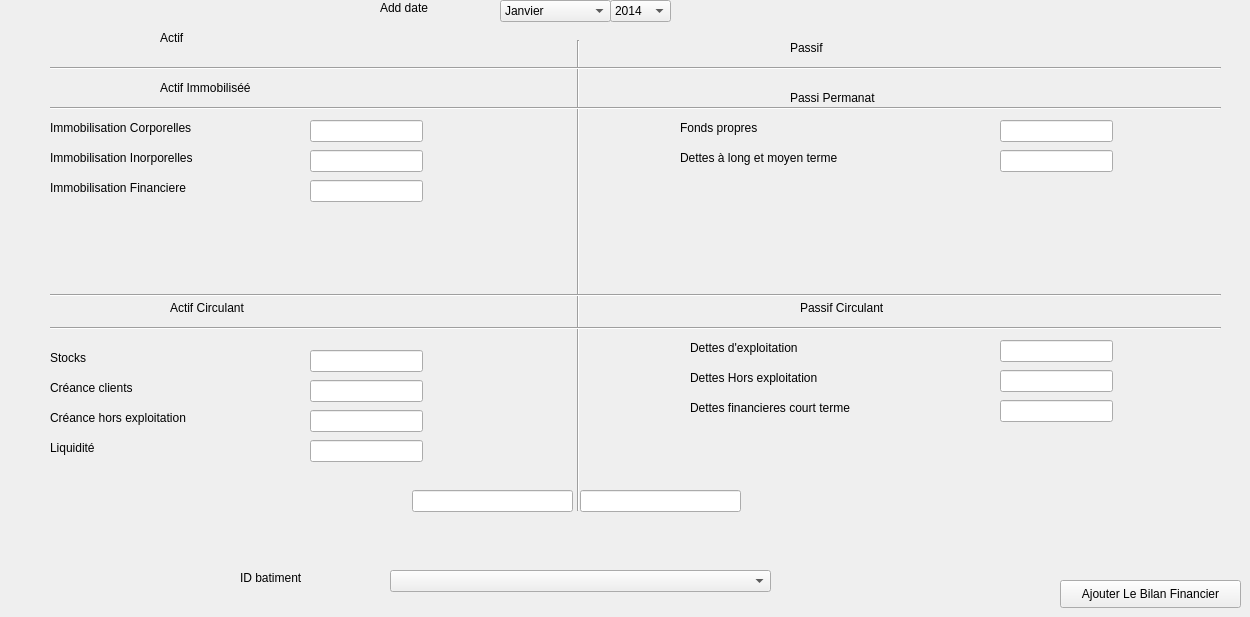
     <widget class="QWidget" name="finacial">
      <attribute name="title">
       <string>Add Finanial Balance</string>
      </attribute>
      <widget class="QComboBox" name="CBaddmounth">
       <property name="geometry">
        <rect>
         <x>500</x>
         <y>0</y>
         <width>111</width>
         <height>22</height>
        </rect>
       </property>
       <item>
        <property name="text">
         <string>Janvier</string>
        </property>
       </item>
       <item>
        <property name="text">
         <string>Fevrier</string>
        </property>
       </item>
       <item>
        <property name="text">
         <string>Mars</string>
        </property>
       </item>
       <item>
        <property name="text">
         <string>Avril</string>
        </property>
       </item>
       <item>
        <property name="text">
         <string>Mai</string>
        </property>
       </item>
       <item>
        <property name="text">
         <string>Juin</string>
        </property>
       </item>
       <item>
        <property name="text">
         <string>Juillet</string>
        </property>
       </item>
       <item>
        <property name="text">
         <string>Aout</string>
        </property>
       </item>
       <item>
        <property name="text">
         <string>Septembre</string>
        </property>
       </item>
       <item>
        <property name="text">
         <string>Octobre</string>
        </property>
       </item>
       <item>
        <property name="text">
         <string>Novembre</string>
        </property>
       </item>
       <item>
        <property name="text">
         <string>Decembre</string>
        </property>
       </item>
      </widget>
      <widget class="QComboBox" name="CBaddyear">
       <property name="geometry">
        <rect>
         <x>610</x>
         <y>0</y>
         <width>61</width>
         <height>22</height>
        </rect>
       </property>
       <item>
        <property name="text">
         <string>2014</string>
        </property>
       </item>
       <item>
        <property name="text">
         <string>2015</string>
        </property>
       </item>
       <item>
        <property name="text">
         <string>2016</string>
        </property>
       </item>
       <item>
        <property name="text">
         <string>2017</string>
        </property>
       </item>
       <item>
        <property name="text">
         <string>2018</string>
        </property>
       </item>
       <item>
        <property name="text">
         <string>2019</string>
        </property>
       </item>
       <item>
        <property name="text">
         <string>2020</string>
        </property>
       </item>
      </widget>
      <widget class="QLabel" name="label_54">
       <property name="geometry">
        <rect>
         <x>380</x>
         <y>0</y>
         <width>91</width>
         <height>16</height>
        </rect>
       </property>
       <property name="text">
        <string>Add date</string>
       </property>
      </widget>
      <widget class="QLabel" name="label_77">
       <property name="geometry">
        <rect>
         <x>50</x>
         <y>120</y>
         <width>161</width>
         <height>16</height>
        </rect>
       </property>
       <property name="text">
        <string>Immobilisation Corporelles</string>
       </property>
      </widget>
      <widget class="QLineEdit" name="LEimmobilisationcorp">
       <property name="geometry">
        <rect>
         <x>310</x>
         <y>120</y>
         <width>113</width>
         <height>22</height>
        </rect>
       </property>
      </widget>
      <widget class="QLabel" name="label_86">
       <property name="geometry">
        <rect>
         <x>50</x>
         <y>150</y>
         <width>191</width>
         <height>16</height>
        </rect>
       </property>
       <property name="text">
        <string>Immobilisation Inorporelles</string>
       </property>
      </widget>
      <widget class="QLineEdit" name="LEimmobilisationincorp">
       <property name="geometry">
        <rect>
         <x>310</x>
         <y>150</y>
         <width>113</width>
         <height>22</height>
        </rect>
       </property>
      </widget>
      <widget class="QLabel" name="label_87">
       <property name="geometry">
        <rect>
         <x>50</x>
         <y>180</y>
         <width>191</width>
         <height>16</height>
        </rect>
       </property>
       <property name="text">
        <string>Immobilisation Financiere</string>
       </property>
      </widget>
      <widget class="QLineEdit" name="LEimmobilisationfinanciere">
       <property name="geometry">
        <rect>
         <x>310</x>
         <y>180</y>
         <width>113</width>
         <height>22</height>
        </rect>
       </property>
      </widget>
      <widget class="QLabel" name="label_88">
       <property name="geometry">
        <rect>
         <x>50</x>
         <y>350</y>
         <width>101</width>
         <height>16</height>
        </rect>
       </property>
       <property name="text">
        <string>Stocks</string>
       </property>
      </widget>
      <widget class="QLineEdit" name="LEstocks">
       <property name="geometry">
        <rect>
         <x>310</x>
         <y>350</y>
         <width>113</width>
         <height>22</height>
        </rect>
       </property>
      </widget>
      <widget class="QLabel" name="label_89">
       <property name="geometry">
        <rect>
         <x>50</x>
         <y>410</y>
         <width>171</width>
         <height>16</height>
        </rect>
       </property>
       <property name="text">
        <string>Créance hors exploitation</string>
       </property>
      </widget>
      <widget class="QLineEdit" name="LEcreanceclient">
       <property name="geometry">
        <rect>
         <x>310</x>
         <y>380</y>
         <width>113</width>
         <height>22</height>
        </rect>
       </property>
      </widget>
      <widget class="QLineEdit" name="LEcreancehorsexp">
       <property name="geometry">
        <rect>
         <x>310</x>
         <y>410</y>
         <width>113</width>
         <height>22</height>
        </rect>
       </property>
      </widget>
      <widget class="QLabel" name="label_90">
       <property name="geometry">
        <rect>
         <x>50</x>
         <y>440</y>
         <width>101</width>
         <height>16</height>
        </rect>
       </property>
       <property name="text">
        <string>Liquidité</string>
       </property>
      </widget>
      <widget class="QLineEdit" name="LEliquidit">
       <property name="geometry">
        <rect>
         <x>310</x>
         <y>440</y>
         <width>113</width>
         <height>22</height>
        </rect>
       </property>
      </widget>
      <widget class="QLabel" name="label_91">
       <property name="geometry">
        <rect>
         <x>680</x>
         <y>120</y>
         <width>101</width>
         <height>16</height>
        </rect>
       </property>
       <property name="text">
        <string>Fonds propres</string>
       </property>
      </widget>
      <widget class="QLineEdit" name="LEfonds">
       <property name="geometry">
        <rect>
         <x>1000</x>
         <y>120</y>
         <width>113</width>
         <height>22</height>
        </rect>
       </property>
      </widget>
      <widget class="QLabel" name="label_92">
       <property name="geometry">
        <rect>
         <x>680</x>
         <y>150</y>
         <width>191</width>
         <height>16</height>
        </rect>
       </property>
       <property name="text">
        <string>Dettes à long et moyen terme</string>
       </property>
      </widget>
      <widget class="QLineEdit" name="LEdettesalongterme">
       <property name="geometry">
        <rect>
         <x>1000</x>
         <y>150</y>
         <width>113</width>
         <height>22</height>
        </rect>
       </property>
      </widget>
      <widget class="QLabel" name="label_93">
       <property name="geometry">
        <rect>
         <x>690</x>
         <y>340</y>
         <width>211</width>
         <height>16</height>
        </rect>
       </property>
       <property name="text">
        <string>Dettes d'exploitation</string>
       </property>
      </widget>
      <widget class="QLineEdit" name="LEdettesexp">
       <property name="geometry">
        <rect>
         <x>1000</x>
         <y>340</y>
         <width>113</width>
         <height>22</height>
        </rect>
       </property>
      </widget>
      <widget class="QLabel" name="label_94">
       <property name="geometry">
        <rect>
         <x>690</x>
         <y>370</y>
         <width>201</width>
         <height>16</height>
        </rect>
       </property>
       <property name="text">
        <string>Dettes Hors exploitation</string>
       </property>
      </widget>
      <widget class="QLineEdit" name="LEdetteshorsexp">
       <property name="geometry">
        <rect>
         <x>1000</x>
         <y>370</y>
         <width>113</width>
         <height>22</height>
        </rect>
       </property>
      </widget>
      <widget class="QLabel" name="label_95">
       <property name="geometry">
        <rect>
         <x>690</x>
         <y>400</y>
         <width>211</width>
         <height>16</height>
        </rect>
       </property>
       <property name="text">
        <string>Dettes financieres court terme</string>
       </property>
      </widget>
      <widget class="QLineEdit" name="LEdettefinanciere">
       <property name="geometry">
        <rect>
         <x>1000</x>
         <y>400</y>
         <width>113</width>
         <height>22</height>
        </rect>
       </property>
      </widget>
      <widget class="QPushButton" name="PBaddFB">
       <property name="geometry">
        <rect>
         <x>1060</x>
         <y>580</y>
         <width>181</width>
         <height>28</height>
        </rect>
       </property>
       <property name="text">
        <string>Ajouter Le Bilan Financier</string>
       </property>
      </widget>
      <widget class="QLabel" name="label_96">
       <property name="geometry">
        <rect>
         <x>160</x>
         <y>80</y>
         <width>181</width>
         <height>16</height>
        </rect>
       </property>
       <property name="text">
        <string>Actif Immobiliséé</string>
       </property>
      </widget>
      <widget class="QLabel" name="label_97">
       <property name="geometry">
        <rect>
         <x>790</x>
         <y>90</y>
         <width>151</width>
         <height>16</height>
        </rect>
       </property>
       <property name="text">
        <string>Passi Permanat</string>
       </property>
      </widget>
      <widget class="QLabel" name="label_98">
       <property name="geometry">
        <rect>
         <x>800</x>
         <y>300</y>
         <width>91</width>
         <height>16</height>
        </rect>
       </property>
       <property name="text">
        <string>Passif Circulant</string>
       </property>
      </widget>
      <widget class="QLabel" name="label_99">
       <property name="geometry">
        <rect>
         <x>170</x>
         <y>300</y>
         <width>151</width>
         <height>16</height>
        </rect>
       </property>
       <property name="text">
        <string>Actif Circulant</string>
       </property>
      </widget>
      <widget class="QLabel" name="label_100">
       <property name="geometry">
        <rect>
         <x>790</x>
         <y>40</y>
         <width>55</width>
         <height>16</height>
        </rect>
       </property>
       <property name="text">
        <string>Passif</string>
       </property>
      </widget>
      <widget class="QLabel" name="label_101">
       <property name="geometry">
        <rect>
         <x>160</x>
         <y>30</y>
         <width>55</width>
         <height>16</height>
        </rect>
       </property>
       <property name="text">
        <string>Actif</string>
       </property>
      </widget>
      <widget class="Line" name="line_6">
       <property name="geometry">
        <rect>
         <x>553</x>
         <y>40</y>
         <width>51</width>
         <height>471</height>
        </rect>
       </property>
       <property name="orientation">
        <enum>Qt::Vertical</enum>
       </property>
      </widget>
      <widget class="Line" name="line_7">
       <property name="geometry">
        <rect>
         <x>50</x>
         <y>60</y>
         <width>1171</width>
         <height>16</height>
        </rect>
       </property>
       <property name="orientation">
        <enum>Qt::Horizontal</enum>
       </property>
      </widget>
      <widget class="Line" name="line_8">
       <property name="geometry">
        <rect>
         <x>50</x>
         <y>100</y>
         <width>1171</width>
         <height>16</height>
        </rect>
       </property>
       <property name="orientation">
        <enum>Qt::Horizontal</enum>
       </property>
      </widget>
      <widget class="Line" name="line_9">
       <property name="geometry">
        <rect>
         <x>50</x>
         <y>280</y>
         <width>1171</width>
         <height>31</height>
        </rect>
       </property>
       <property name="orientation">
        <enum>Qt::Horizontal</enum>
       </property>
      </widget>
      <widget class="Line" name="line_10">
       <property name="geometry">
        <rect>
         <x>50</x>
         <y>320</y>
         <width>1171</width>
         <height>16</height>
        </rect>
       </property>
       <property name="orientation">
        <enum>Qt::Horizontal</enum>
       </property>
      </widget>
      <widget class="QLabel" name="label_102">
       <property name="geometry">
        <rect>
         <x>50</x>
         <y>380</y>
         <width>101</width>
         <height>16</height>
        </rect>
       </property>
       <property name="text">
        <string>Créance clients</string>
       </property>
      </widget>
      <widget class="QComboBox" name="cbidbatiment">
       <property name="geometry">
        <rect>
         <x>390</x>
         <y>570</y>
         <width>381</width>
         <height>22</height>
        </rect>
       </property>
      </widget>
      <widget class="QLabel" name="label_3">
       <property name="geometry">
        <rect>
         <x>240</x>
         <y>570</y>
         <width>101</width>
         <height>16</height>
        </rect>
       </property>
       <property name="text">
        <string>ID batiment</string>
       </property>
      </widget>
      <widget class="QLineEdit" name="leactif">
       <property name="geometry">
        <rect>
         <x>412</x>
         <y>490</y>
         <width>161</width>
         <height>22</height>
        </rect>
       </property>
      </widget>
      <widget class="QLineEdit" name="lepassif">
       <property name="geometry">
        <rect>
         <x>580</x>
         <y>490</y>
         <width>161</width>
         <height>22</height>
        </rect>
       </property>
      </widget>
     </widget>
